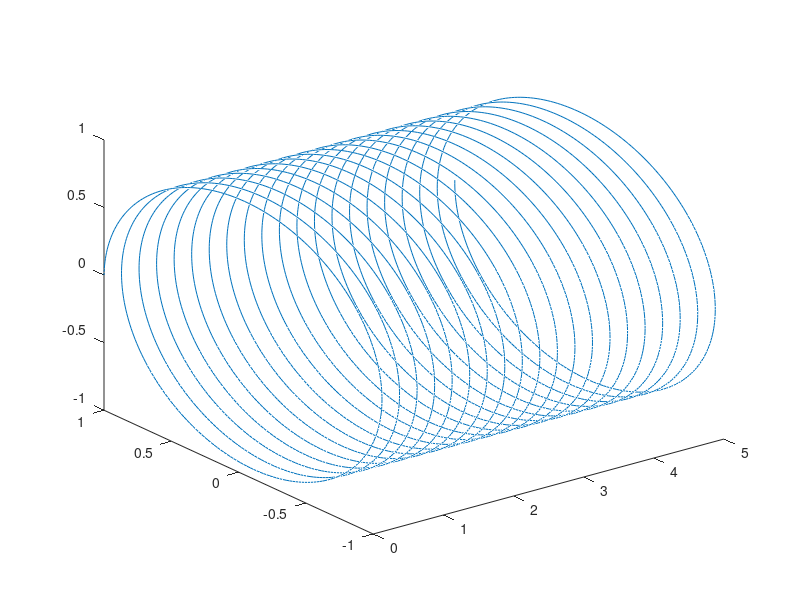

Write MATLAB code to recreate this figure.
%% 11.1 
% Plotting a sine wave
srate = 1000; 
time = 0:1/srate:5; 
f = 4; 
a = 2; 
th = pi/2; 
sinewave = a*sin(2*pi*f*time+th);
plot(time,sinewave)
% Complex Sine Wave
csw = exp(1i*2*pi*f*time); 
plot3(time,real(csw),imag(csw))
%11.1 
% Slow Fourier Transofmr 
% N = length(signal);
% fTime = (0:N-1)/N;
% for fi=1:N
% fSine = exp(-1i*2*pi*(fi-1).*fTime);
% signalX(fi) = sum(fSine.*signal);
% end
% signalX = signalX / N;